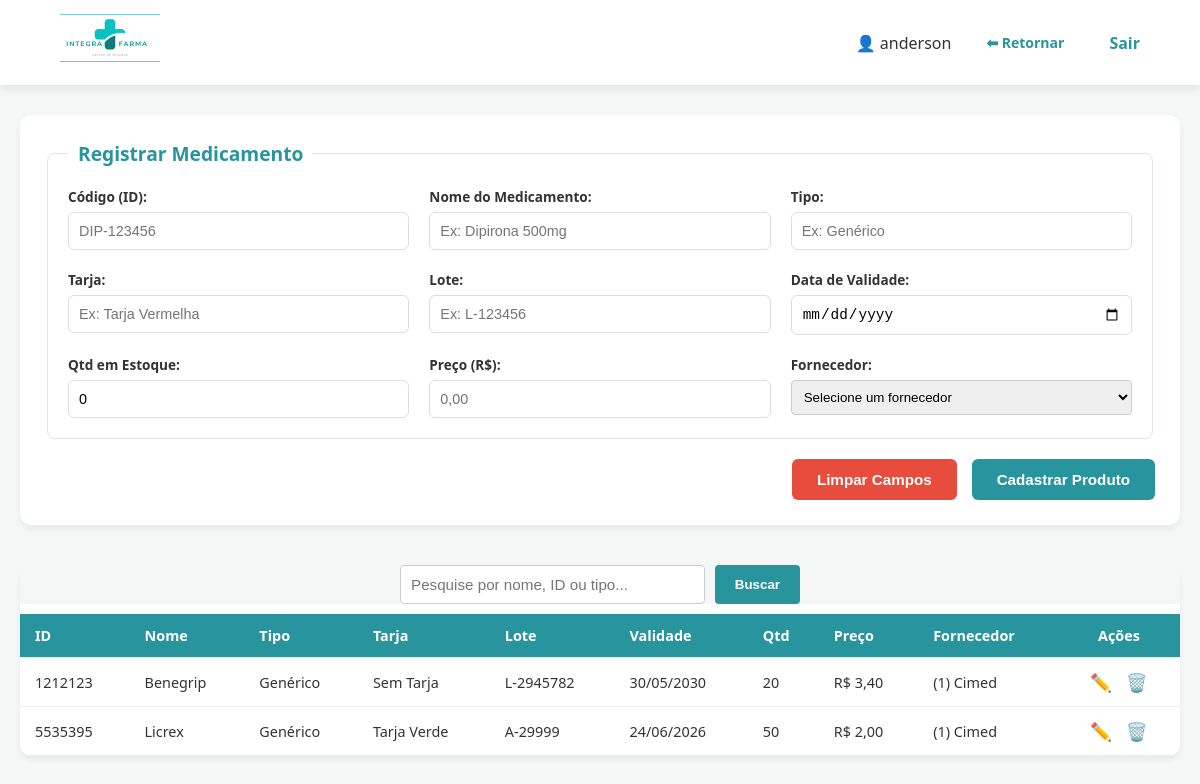
Screenshot of /frontend/tela_usuario.php (signed in) with the database file from the repository.
### tables this page shows
CREATE TABLE `medicamentos` (
  `id_medicamento` varchar(10) NOT NULL,
  `nome` varchar(100) NOT NULL,
  `tipo` varchar(50) DEFAULT NULL,
  `tarja` varchar(20) DEFAULT NULL,
  `lote` varchar(50) DEFAULT NULL,
  `validade` date DEFAULT NULL,
  `quantidade` int(11) DEFAULT 0,
  `preco` decimal(10,2) DEFAULT NULL,
  `id_fornecedor` int(11) DEFAULT NULL
);

CREATE TABLE `fornecedores` (
  `id_fornecedor` int(11) NOT NULL,
  `nome_empresa` varchar(100) NOT NULL,
  `cnpj` varchar(20) NOT NULL
);

### frontend/tela_usuario.php (the view, shortened to what this page needs)
<?php
require_once '../conexao/conexao.php';
$pesquisa = isset($_GET['busca']) ? trim($_GET['busca']) : '';
?>
<!DOCTYPE html>
<html lang="pt-Br">
<head>
    <link rel="stylesheet" href="../css/tela_usuario.css">
</head>
<body>
    <header>
        <div class="container" style="display: flex; justify-content: space-between; align-items: center;">
            <div>
                <img src="../img/integrafarma.png" alt="Logo Integra Farma">
            </div>
        <div class="info-usuario">
            <span class="icon-nome-usuario">👤 <?= htmlspecialchars($_SESSION['usuario_login']) ?></span>
            <a href="menu_escolhas.php" class="btn-retornar">⬅ Retornar</a>
            <a href="../backend/logout.php">Sair</a>
        </div>
        </div>
    </header>
    <main class="conteudo_principal">
        <section id="cadastro_produtos">
            <form action="../backend/estoque_add.php" method="POST">
                <fieldset>
                    <legend>Registrar Medicamento</legend>
                    <div class="campo-grupo">
                        <label for="id_medicamento">Código (ID):</label>
                        <input type="text" id="id_medicamento" name="id_medicamento" required placeholder="DIP-123456">
                    </div>
                    <div class="campo-grupo">
                        <label for="nome">Nome do Medicamento:</label>
                        <input type="text" id="nome" name="nome" required placeholder="Ex: Dipirona 500mg">
                    </div>
                    <div class="campo-grupo">
                        <label for="tipo">Tipo:</label>
                        <input type="text" id="tipo" name="tipo" required placeholder="Ex: Genérico">
                    </div>
                    <div class="campo-grupo">
                        <label for="tarja">Tarja:</label>
                        <input type="text" id="tarja" name="tarja" required placeholder="Ex: Tarja Vermelha">
                    </div>
                    <div class="campo-grupo">
                        <label for="lote">Lote:</label>
                        <input type="text" id="lote" name="lote" placeholder="Ex: L-123456">
                    </div>
                    <div class="campo-grupo">
                        <label for="validade">Data de Validade:</label>
                        <input type="date" id="validade" name="validade">
                    </div>
                    <div class="campo-grupo">
                        <label for="quantidade">Qtd em Estoque:</label>
                        <input type="number" id="quantidade" name="quantidade" min="0" value="0">
                    </div>
                    <div class="campo-grupo">
                        <label for="preco">Preço (R$):</label>
                        <input type="number" id="preco" name="preco" step="0.01" min="0" placeholder="0,00">
                    </div>
                    <div class="campo-grupo">
                        <label for="id_fornecedor">Fornecedor:</label>
                        <select id="id_fornecedor" name="id_fornecedor" required style="width: 100%; padding: 8px; border-radius: 4px; border: 1px solid #ccc;">
                            <option value="">Selecione um fornecedor</option>
                        </select>
                    </div>
                </fieldset>
                <div class="botoes-form">
                    <button class="btn-limpar" type="reset">Limpar Campos</button>
                    <button class="btn-cadastrar" type="submit">Cadastrar Produto</button>
                </div>
            </form>
        </section>
        <section id="resultado_cadastro">
            <div class="container-busca" style="margin-bottom: 10px; display: flex; justify-content: center; gap: 10px;background-color: #f4f7f6">
                <form action="" method="GET" style="display: flex; width: 400px; gap: 10px; flex-direction: row; background: none; box-shadow: none; padding: 0;">
                    <input type="text" name="busca" value="<?= htmlspecialchars($pesquisa) ?>" placeholder="Pesquise por nome, ID ou tipo..." style="flex: 1; padding: 10px; border: 1px solid #ccc; border-radius: 4px; font-size: 0.95rem;">
                    <button type="submit" style="padding: 10px 20px; background-color: #28959E; color: white; border: none; border-radius: 4px; cursor: pointer; font-weight: bold;">Buscar</button>
                </form>
            </div>
            <table>
                <thead>
                    <tr>
                        <th>ID</th>
                        <th>Nome</th>
                        <th>Tipo</th>
                        <th>Tarja</th>
                        <th>Lote</th>
                        <th>Validade</th>
                        <th>Qtd</th>
                        <th>Preço</th>
                        <th>Fornecedor</th>
                        <th style="text-align: center;">Ações</th>
                    </tr>
                </thead>
                <tbody>
                    <?php
                    $sql = "SELECT m.*, f.nome_empresa
                            FROM medicamentos m
                            LEFT JOIN fornecedores f ON m.id_fornecedor = f.id_fornecedor";
                    $sql .= " ORDER BY m.nome ASC";
                    $resultado = $conn->query($sql);
                    if ($resultado && $resultado->num_rows > 0) {
                        while ($row = $resultado->fetch_assoc()) {
                            echo "<tr>";
                            echo "<td>" . htmlspecialchars($row['id_medicamento']) . "</td>";
                            echo "<td>" . htmlspecialchars($row['nome']) . "</td>";
                            echo "<td>" . htmlspecialchars($row['tipo']) . "</td>";
                            echo "<td>" . htmlspecialchars($row['tarja']) . "</td>";
                            echo "<td>" . htmlspecialchars($row['lote']) . "</td>";
                            echo "<td>" . date('d/m/Y', strtotime($row['validade'])) . "</td>";
                            echo "<td>" . htmlspecialchars($row['quantidade']) . "</td>";
                            echo "<td>R$ " . number_format($row['preco'], 2, ',', '.') . "</td>";
                            $nome_f = $row['nome_empresa'] ? htmlspecialchars($row['nome_empresa']) : "Não definido";
                            echo "<td>(" . htmlspecialchars($row['id_fornecedor']) . ") " . $nome_f . "</td>";
                            echo "<td style='text-align: center;'>
                                    <a href='../frontend/estoque_editar.php?id=" . $row['id_medicamento'] . "' title='Editar'>✏️</a>
                                    <a href='../backend/estoque_delete.php?id=" . $row['id_medicamento'] . "' onclick=\"return confirm('Deseja excluir?')\" title='Excluir'>🗑️</a>
                                  </td>";
                            echo "</tr>";
                        }
                    } else {
                        echo "<tr><td colspan='10' style='text-align:center;'>Nenhum produto encontrado no estoque.</td></tr>";
                    }
                    ?>
                </tbody>
            </table>
        </section>
    </main>
</body>
</html>

### css/tela_usuario.css (style rules this page uses)
:root { --primary-color: #28959E; --primary-hover: #1f767d; --bg-body: #f4f7f6; --text-dark: #333; --white: #ffffff; --border-gray: #ddd; }
body { font-family: 'Segoe UI', Arial, sans-serif; background-color: var(--bg-body); margin: 0; color: var(--text-dark); }
header { background-color: var(--white); padding: 10px 5%; box-shadow: 0 2px 10px rgba(0,0,0,0.1); margin-bottom: 30px; }
header img { height: 60px; }
.info-usuario { display: flex; gap: 20px; align-items: center; }
.info-usuario a { text-decoration: none; color: var(--primary-color); font-weight: 600; }
.conteudo_principal { max-width: 1200px; margin: 0 auto; padding: 0 20px; }
#cadastro_produtos { background: var(--white); padding: 25px; border-radius: 12px; box-shadow: 0 4px 6px rgba(0,0,0,0.05); margin-bottom: 40px; }
fieldset { border: 1px solid #e0e6e6; border-radius: 8px; padding: 20px; display: grid; grid-template-columns: repeat(3, 1fr); gap: 20px; }
legend { font-weight: bold; color: var(--primary-color); padding: 0 10px; font-size: 1.2rem; }
.campo-grupo { display: flex; flex-direction: column; }
#cadastro_produtos label { font-size: 0.85rem; margin-bottom: 6px; color: var(--text-dark); font-weight: 700; }
#cadastro_produtos input { width: 100%; padding: 10px; border: 1px solid var(--border-gray); border-radius: 6px; box-sizing: border-box; transition: border-color 0.3s; font-size: 0.9rem; }
.botoes-form { display: flex; justify-content: flex-end; gap: 15px; margin-top: 20px; }
.btn-cadastrar, .btn-limpar { padding: 12px 25px; border: none; border-radius: 6px; font-size: 0.95rem; font-weight: bold; cursor: pointer; transition: background 0.3s; }
.btn-cadastrar { background-color: var(--primary-color); color: white; }
.btn-limpar { background-color: #e74c3c; color: white; }
#resultado_cadastro { background: var(--white); border-radius: 12px; overflow-x: auto; box-shadow: 0 4px 6px rgba(0,0,0,0.05); margin-bottom: 50px; }
table { width: 100%; border-collapse: collapse; min-width: 800px; }
thead { background-color: var(--primary-color); color: white; }
th, td { padding: 12px 15px; text-align: left; border-bottom: 1px solid #eee; font-size: 0.9rem; }
td a { text-decoration: none; margin: 0 5px; font-size: 1.1rem; }
.btn-retornar { color: #28959E; padding: 8px 15px; border-radius: 5px; text-decoration: none; font-size: 14px; font-weight: 600; transition: background-color 0.3s ease; margin-right: 10px; }

### rows the page displays
medicamentos: id_medicamento "1212123", nome "Benegrip", tipo "Genérico", tarja "Sem Tarja", lote "L-2945782", validade "30/05/2030", quantidade "20", preco "3,40", id_fornecedor "1", id_fornecedor.nome_empresa "Cimed"
medicamentos: id_medicamento "5535395", nome "Licrex", tipo "Genérico", tarja "Tarja Verde", lote "A-29999", validade "24/06/2026", quantidade "50", preco "2,00", id_fornecedor "1", id_fornecedor.nome_empresa "Cimed"

### other values shown
$_SESSION['usuario_login'] "anderson"
